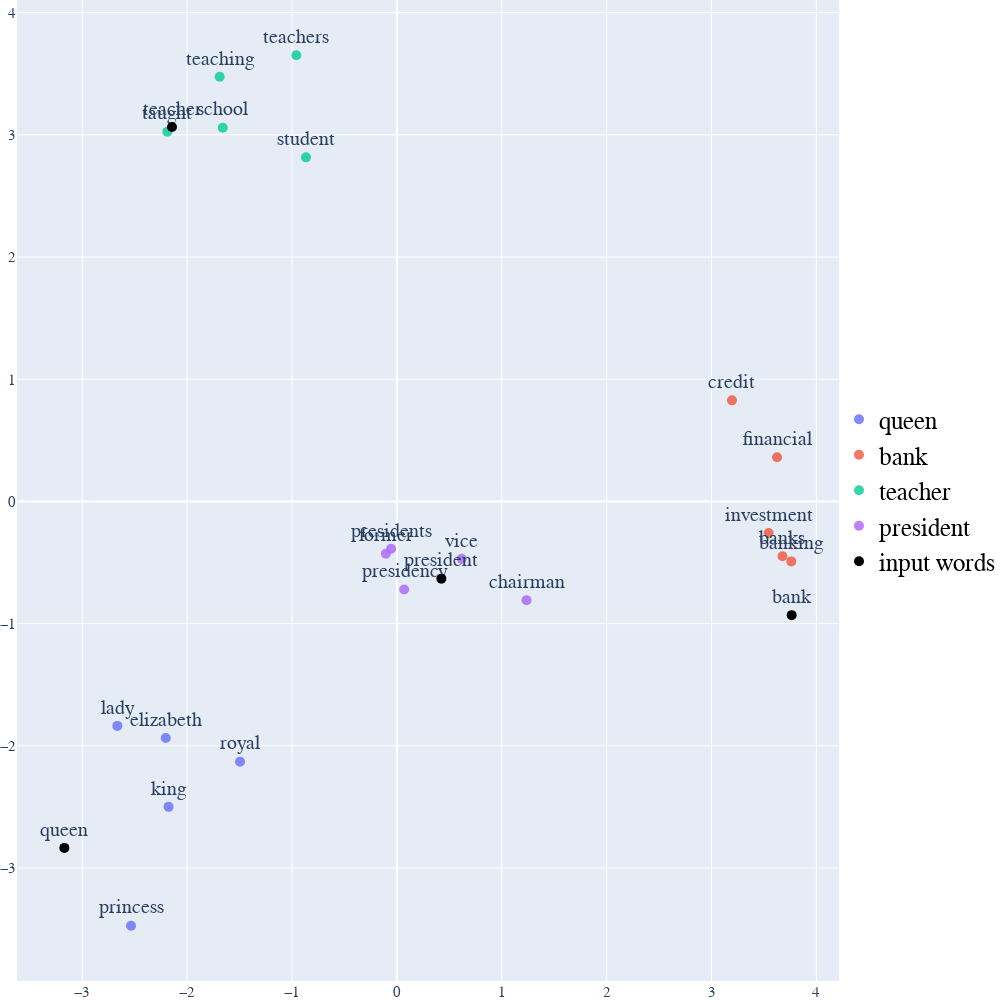
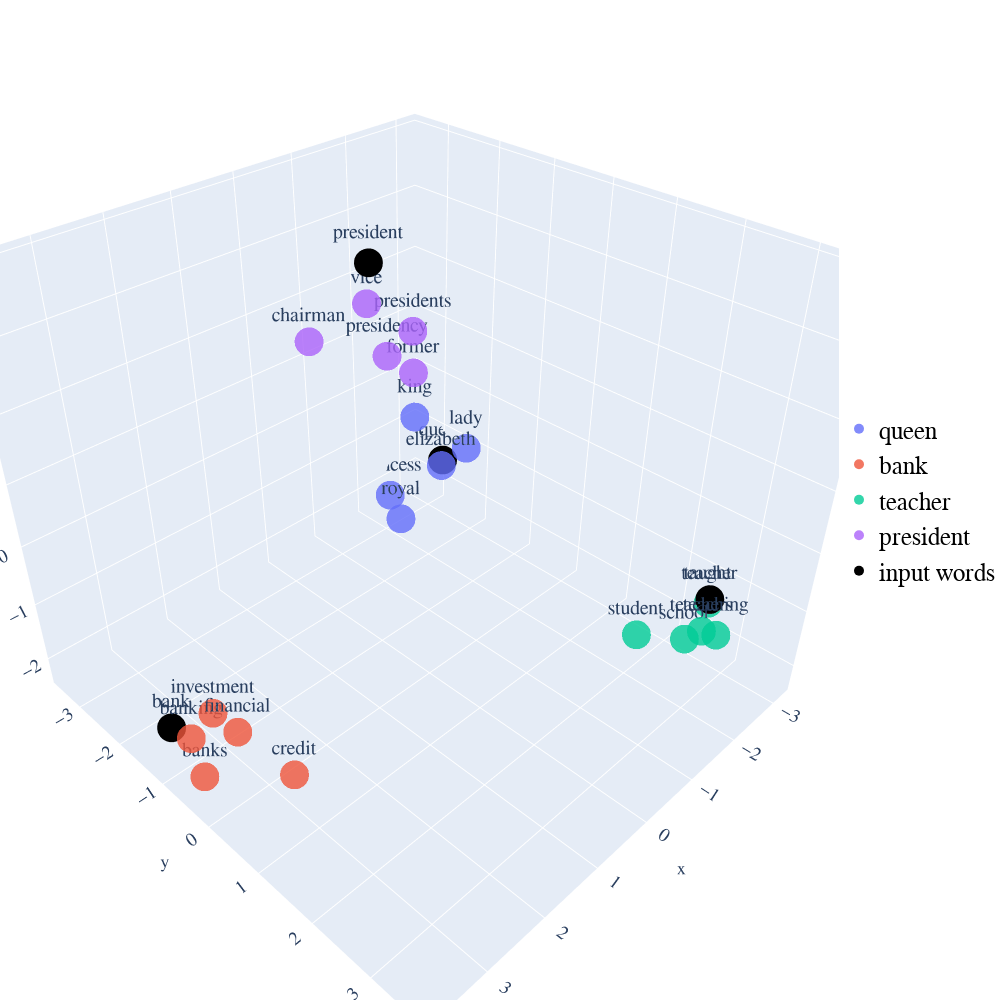

Notebook code cell kept with these figures, in order:
### Markdown cell above
### PCA with `Random Solver` 3D and 2D 
this makes **PCA** use a stochastic algorithm called Randomized PCA which is way faster than the normal one as it finds an approximation for the first d principal components. With its complexity: O(m x d<sup>2</sup>) + O(d<sup>3</sup>), instead of O(m x n<sup>2</sup>) + O(n<sup>3</sup>) for the full SVD where **n** is dramatically larger than **d**.

### Code cell
pca_2 = PCA(random_state=42, svd_solver='randomized', n_components=2)
pca_3 = PCA(random_state=42, svd_solver='randomized', n_components=3)

display_pca_2d(glove_model, user_input, similar_word, labels, color_map, pca=pca_2)
display_pca_3d(glove_model, user_input, similar_word, labels, color_map, pca=pca_3)

### Figure 1 — Plotly figure (JSON) as saved in the notebook; plotly's stock layout.template omitted (floating-point values rounded to 4 significant figures)
{"data": [{"marker": {"color": 2, "opacity": 0.8, "size": 10}, "mode": "markers+text", "name": "queen", "text": ["princess", "king", "elizabeth", "royal", "lady"], "textfont": {"size": 20}, "textposition": "top center", "type": "scatter", "x": [-2.535, -2.177, -2.204, -1.495, -2.665], "y": [-3.472, -2.499, -1.935, -2.129, -1.837]}, {"marker": {"color": 2, "opacity": 0.8, "size": 10}, "mode": "markers+text", "name": "bank", "text": ["banks", "banking", "credit", "investment", "financial"], "textfont": {"size": 20}, "textposition": "top center", "type": "scatter", "x": [3.677, 3.761, 3.195, 3.544, 3.625], "y": [-0.448, -0.4905, 0.8272, -0.258, 0.3617]}, {"marker": {"color": 2, "opacity": 0.8, "size": 10}, "mode": "markers+text", "name": "teacher", "text": ["student", "school", "teaching", "taught", "teachers"], "textfont": {"size": 20}, "textposition": "top center", "type": "scatter", "x": [-0.8667, -1.66, -1.689, -2.189, -0.9583], "y": [2.816, 3.058, 3.475, 3.025, 3.651]}, {"marker": {"color": 2, "opacity": 0.8, "size": 10}, "mode": "markers+text", "name": "president", "text": ["vice", "presidency", "former", "presidents", "chairman"], "textfont": {"size": 20}, "textposition": "top center", "type": "scatter", "x": [0.6184, 0.06946, -0.1047, -0.05496, 1.236], "y": [-0.4697, -0.7209, -0.4274, -0.3872, -0.8076]}, {"marker": {"color": "black", "opacity": 1, "size": 10}, "mode": "markers+text", "name": "input words", "text": ["queen", "bank", "teacher", "president"], "textfont": {"size": 20}, "textposition": "top center", "type": "scatter", "x": [-3.171, 3.764, -2.144, 0.4241], "y": [-2.835, -0.9305, 3.065, -0.6317]}], "layout": {"autosize": false, "font": {"family": " Courier New ", "size": 15}, "height": 1000, "legend": {"font": {"color": "black", "family": "Courier New", "size": 25}, "x": 1, "y": 0.5}, "margin": {"b": 0, "l": 0, "r": 0, "t": 0}, "showlegend": true, "width": 1000}}

### Figure 2 — Plotly figure (JSON) as saved in the notebook; plotly's stock layout.template omitted (floating-point values rounded to 4 significant figures)
{"data": [{"marker": {"color": 2, "opacity": 0.8, "size": 10}, "mode": "markers+text", "name": "queen", "text": ["princess", "king", "elizabeth", "royal", "lady"], "textfont": {"size": 20}, "textposition": "top center", "type": "scatter3d", "x": [-2.535, -2.177, -2.204, -1.495, -2.665], "y": [-3.472, -2.499, -1.935, -2.129, -1.837], "z": [-2.274, -0.1173, -0.7782, -1.553, -0.6206]}, {"marker": {"color": 2, "opacity": 0.8, "size": 10}, "mode": "markers+text", "name": "bank", "text": ["banks", "banking", "credit", "investment", "financial"], "textfont": {"size": 20}, "textposition": "top center", "type": "scatter3d", "x": [3.677, 3.761, 3.195, 3.544, 3.625], "y": [-0.448, -0.4905, 0.8272, -0.258, 0.3617], "z": [-2.126, -1.394, -1.464, -0.9399, -0.7531]}, {"marker": {"color": 2, "opacity": 0.8, "size": 10}, "mode": "markers+text", "name": "teacher", "text": ["student", "school", "teaching", "taught", "teachers"], "textfont": {"size": 20}, "textposition": "top center", "type": "scatter3d", "x": [-0.8667, -1.66, -1.689, -2.189, -0.9583], "y": [2.816, 3.058, 3.475, 3.025, 3.651], "z": [-0.4989, -0.9199, -0.6072, -0.6404, 0.02622]}, {"marker": {"color": 2, "opacity": 0.8, "size": 10}, "mode": "markers+text", "name": "president", "text": ["vice", "presidency", "former", "presidents", "chairman"], "textfont": {"size": 20}, "textposition": "top center", "type": "scatter3d", "x": [0.6184, 0.06946, -0.1047, -0.05496, 1.236], "y": [-0.4697, -0.7209, -0.4274, -0.3872, -0.8076], "z": [3.501, 2.504, 2.312, 2.927, 3.108]}, {"marker": {"color": "black", "opacity": 1, "size": 10}, "mode": "markers+text", "name": "input words", "text": ["queen", "bank", "teacher", "president"], "textfont": {"size": 20}, "textposition": "top center", "type": "scatter3d", "x": [-3.171, 3.764, -2.144, 0.4241], "y": [-2.835, -0.9305, 3.065, -0.6317], "z": [-1.544, -1.522, -0.5265, 3.901]}], "layout": {"autosize": false, "font": {"family": " Courier New ", "size": 15}, "height": 1000, "legend": {"font": {"color": "black", "family": "Courier New", "size": 25}, "x": 1, "y": 0.5}, "margin": {"b": 0, "l": 0, "r": 0, "t": 0}, "showlegend": true, "width": 1000}}
